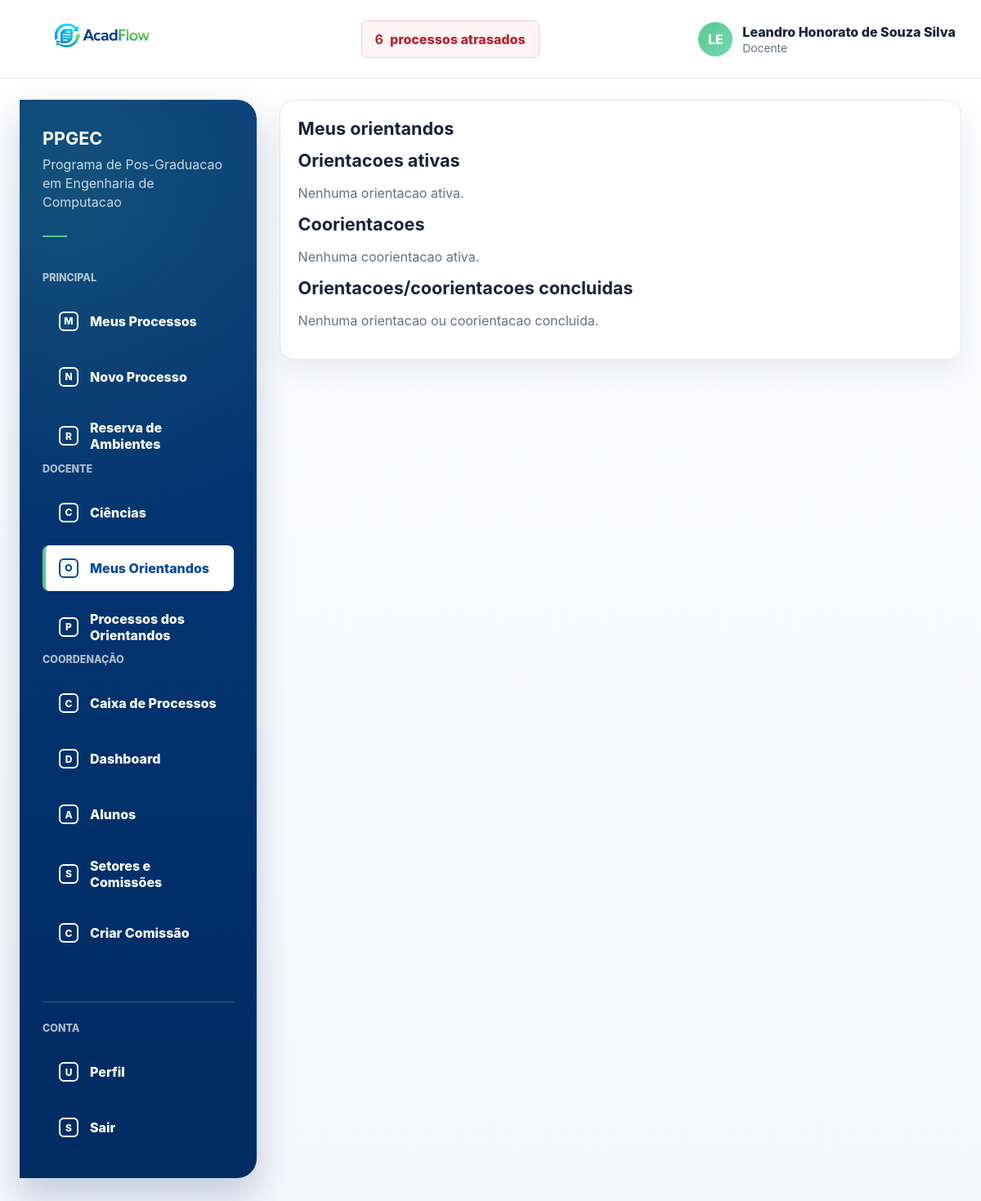
/menu/meus-orientandos/ (signed in), run on an earlier commit of the app's database.
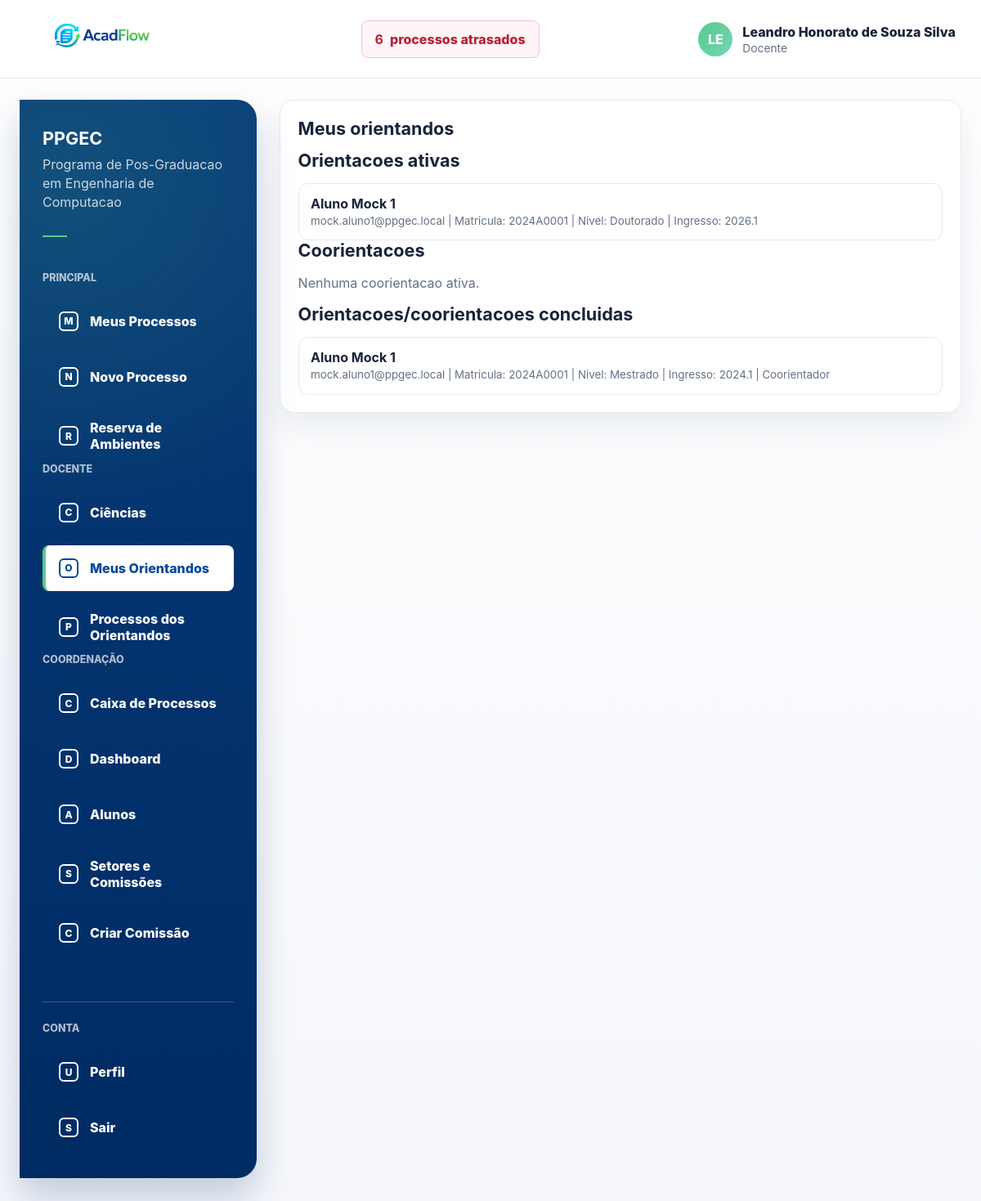
And on a later commit of the database.
### processos/models.py (models this page shows, shortened)
class TrajetoriaAcademica(models.Model):
    class Status(models.TextChoices):
        ATIVA = "ATIVA", "Ativa"
        CONCLUIDA = "CONCLUIDA", "Concluida"
        DESLIGADA = "DESLIGADA", "Desligada"
        TRANCADA = "TRANCADA", "Trancado"
    aluno = models.ForeignKey(Aluno, on_delete=models.CASCADE, related_name="trajetorias")
    nivel_curso = models.CharField(max_length=10, choices=Aluno.NivelCurso.choices)
    status = models.CharField(max_length=15, choices=Status.choices, default=Status.ATIVA)
    ingresso = models.CharField(max_length=6, validators=[Aluno.semestre_validator])
    prazo_qualificacao = models.CharField(max_length=6, blank=True, validators=[Aluno.semestre_validator])
    prazo_defesa = models.CharField(max_length=6, blank=True, validators=[Aluno.semestre_validator])
    orientador = models.ForeignKey(
        settings.AUTH_USER_MODEL,
        on_delete=models.SET_NULL,
        null=True,
        blank=True,
        related_name="trajetorias_orientadas",
        limit_choices_to={"tipo_usuario": User.TipoUsuario.DOCENTE},
    )
    coorientador = models.ForeignKey(
        settings.AUTH_USER_MODEL,
        on_delete=models.SET_NULL,
        null=True,
        blank=True,
        related_name="trajetorias_coorientadas",
        limit_choices_to={"tipo_usuario": User.TipoUsuario.DOCENTE},
    )
    coorientador_externo_nome = models.CharField(max_length=255, blank=True)
    coorientador_externo_email = models.EmailField(blank=True)
    coorientador_externo_instituicao = models.CharField(max_length=255, blank=True)
    isQualificado = models.BooleanField(default=False)
    numero_defesa = models.CharField(max_length=80, blank=True)
    data_defesa = models.DateField(null=True, blank=True)
    deposito_versao_final = models.BooleanField(default=False)
    reingressante = models.BooleanField(default=False)
    criado_em = models.DateTimeField(auto_now_add=True)
    atualizado_em = models.DateTimeField(auto_now=True)
    class Meta:
        ordering = ["-criado_em"]

class User(AbstractUser):
    class TipoUsuario(models.TextChoices):
        ALUNO = "ALUNO", "Aluno"
        DOCENTE = "DOCENTE", "Docente"
        SERVIDOR = "SERVIDOR", "Servidor"
    username = None
    first_name = None
    last_name = None
    nome = models.CharField(max_length=255)
    email = models.EmailField(unique=True)
    polo_atuacao = models.ForeignKey(
        "Polo",
        on_delete=models.SET_NULL,
        null=True,
        blank=True,
        related_name="servidores",
    )
    tipo_usuario = models.CharField(
        max_length=20,
        choices=TipoUsuario.choices,
        default=TipoUsuario.SERVIDOR,
    )
    USERNAME_FIELD = "email"
    REQUIRED_FIELDS = ["nome"]
    objects = UserManager()
    class Meta:
        ordering = ["nome", "email"]

class Aluno(User):
    class NivelCurso(models.TextChoices):
        MESTRADO = "MESTRADO", "Mestrado"
        DOUTORADO = "DOUTORADO", "Doutorado"
    class StatusAluno(models.TextChoices):
        ATIVO = "ATIVO", "Ativo"
        DESLIGADO = "DESLIGADO", "Desligado"
        DEFENDEU = "DEFENDEU", "Defendeu"
    semestre_validator = RegexValidator(
        regex=r"^\d{4}\.[12]$",
        message="Informe no formato YYYY.1 ou YYYY.2.",
    )
    status_aluno = models.CharField(
        max_length=12,
        choices=StatusAluno.choices,
        default=StatusAluno.ATIVO,
    )
    matricula = models.CharField(max_length=50, blank=True)
    class Meta:
        verbose_name = "Aluno"
        verbose_name_plural = "Alunos"

### processos/views.py (the view)
# urls.py: path("menu/meus-orientandos/", menu_meus_orientandos_view, name="menu_meus_orientandos"),
@login_required
def menu_meus_orientandos_view(request):
    if request.user.tipo_usuario != User.TipoUsuario.DOCENTE:
        raise PermissionDenied("Acesso restrito a docentes.")
    orientacoes_ativas = TrajetoriaAcademica.objects.select_related("aluno", "orientador").filter(
        orientador=request.user,
        status=TrajetoriaAcademica.Status.ATIVA,
    ).order_by("aluno__nome")
    coorientacoes_ativas = TrajetoriaAcademica.objects.select_related("aluno", "orientador").filter(
        coorientador=request.user,
        status=TrajetoriaAcademica.Status.ATIVA,
    ).order_by("aluno__nome")
    vinculos_concluidos = (
        TrajetoriaAcademica.objects.select_related("aluno", "orientador", "coorientador")
        .filter(status=TrajetoriaAcademica.Status.CONCLUIDA)
        .filter(Q(orientador=request.user) | Q(coorientador=request.user))
        .order_by("aluno__nome")
    )
    return render(
        request,
        "processos/menu_meus_orientandos.html",
        {
            "orientacoes_ativas": orientacoes_ativas,
            "coorientacoes_ativas": coorientacoes_ativas,
            "vinculos_concluidos": vinculos_concluidos,
            "is_coordenador": _is_coordenador(request.user),
            "has_gestao_access": _has_gestao_access(request.user),
            "can_view_dashboard": _can_view_dashboard(request.user),
            "can_view_processos": _can_view_processos(request.user),
            "can_view_caixa": _can_view_caixa(request.user),
            "show_side_menu": True,
            "side_menu_title": "Menu",
            "side_menu_items": _menu_lateral_home(request.user),
        },
    )

### processos/context_processors.py (called while the page is built)
def processos_atrasados(request):
    if not request.user.is_authenticated:
        return {}
    return {
        "processos_atrasados_count": processos_atrasados_queryset(request.user).count(),
        "processos_atrasados_url": processos_atrasados_url(request.user),
    }

def _is_docente(user):
    return user.is_authenticated and user.tipo_usuario == User.TipoUsuario.DOCENTE

def _is_servidor(user):
    return user.is_authenticated and user.tipo_usuario == User.TipoUsuario.SERVIDOR

def _is_coordenador(user):
    if not _is_docente(user):
        return False
    try:
        return bool(user.docente.coordenador)
    except Docente.DoesNotExist:
        return False

def _has_gestao_access(user):
    return _is_coordenador(user) or _is_servidor(user)

def _can_view_processos(user):
    return _is_coordenador(user) or _is_servidor(user)

def _can_view_caixa(user):
    return (
        _is_servidor(user)
        or SetorMembro.objects.filter(usuario=user, data_saida__isnull=True, setor__ativo=True).exists()
    )

def _has_setor_membership(user):
    return SetorMembro.objects.filter(usuario=user, data_saida__isnull=True, setor__ativo=True).exists()

### templates/processos/menu_meus_orientandos.html (shortened to what this page needs)
{% extends "base.html" %}
{% block content %}
<section class="card">
    <h1 class="section-title">Meus orientandos</h1>
    <h2 class="section-title">Orientacoes ativas</h2>
    {% if orientacoes_ativas %}
        <ul class="list">
            {% for trajetoria in orientacoes_ativas %}
                <li>
                    <strong>{{ trajetoria.aluno.nome }}</strong><br>
                    <small class="muted">
                        {{ trajetoria.aluno.email }}
                        {% if trajetoria.aluno.matricula %} | Matricula: {{ trajetoria.aluno.matricula }}{% endif %}
                        | Nivel: {{ trajetoria.get_nivel_curso_display }}
                        | Ingresso: {{ trajetoria.ingresso }}
                    </small>
                </li>
            {% endfor %}
        </ul>
    {% else %}
        <p class="muted">Nenhuma orientacao ativa.</p>
    {% endif %}
    <h2 class="section-title">Coorientacoes</h2>
    {% if coorientacoes_ativas %}
        <ul class="list">
            {% for trajetoria in coorientacoes_ativas %}
                <li>
                    <strong>{{ trajetoria.aluno.nome }}</strong><br>
                    <small class="muted">
                        {{ trajetoria.aluno.email }}
                        {% if trajetoria.aluno.matricula %} | Matricula: {{ trajetoria.aluno.matricula }}{% endif %}
                        | Nivel: {{ trajetoria.get_nivel_curso_display }}
                        | Ingresso: {{ trajetoria.ingresso }}
                        | Coorientador
                        {% if trajetoria.orientador %} | Orientador: {{ trajetoria.orientador.nome }}{% endif %}
                    </small>
                </li>
            {% endfor %}
        </ul>
    {% else %}
        <p class="muted">Nenhuma coorientacao ativa.</p>
    {% endif %}
    <h2 class="section-title">Orientacoes/coorientacoes concluidas</h2>
    {% if vinculos_concluidos %}
        <ul class="list">
            {% for trajetoria in vinculos_concluidos %}
                <li>
                    <strong>{{ trajetoria.aluno.nome }}</strong><br>
                    <small class="muted">
                        {{ trajetoria.aluno.email }}
                        {% if trajetoria.aluno.matricula %} | Matricula: {{ trajetoria.aluno.matricula }}{% endif %}
                        | Nivel: {{ trajetoria.get_nivel_curso_display }}
                        | Ingresso: {{ trajetoria.ingresso }}
                        |
                        {% if trajetoria.orientador_id == user.id and trajetoria.coorientador_id == user.id %}
                            Orientador e coorientador
                        {% elif trajetoria.orientador_id == user.id %}
                            Orientador
                        {% elif trajetoria.coorientador_id == user.id %}
                            Coorientador
                        {% endif %}
                    </small>
                </li>
            {% endfor %}
        </ul>
    {% else %}
        <p class="muted">Nenhuma orientacao ou coorientacao concluida.</p>
    {% endif %}
</section>
{% endblock %}

### templates/base.html (shortened to what this page needs)
{% load static %}
<!doctype html>
<html lang="pt-BR">
<head>
    <link rel="stylesheet" href="{% static 'css/app.css' %}">
</head>
<body>
<div class="app-shell">
    {% if user.is_authenticated %}
        <header class="topbar">
            <div class="container topbar-content">
                <a class="brand" href="{% url 'home' %}" aria-label="AcadFlow">
                    <img class="brand-logo" src="{% static 'img/acadflow-logo.png' %}" alt="AcadFlow">
                </a>
                <a class="overdue-link" href="{{ processos_atrasados_url }}">
                    <strong>{{ processos_atrasados_count|default:0 }}</strong>
                    <span>processos atrasados</span>
                </a>
                <details class="user-menu">
                    <summary class="user-chip">
                        <span class="avatar" aria-hidden="true">{{ user.nome|default:user.email|slice:":2"|upper }}</span>
                        <span class="user-meta">
                            <span class="user-name">{{ user.nome }}</span>
                            <span class="user-role">{{ user.get_tipo_usuario_display }}</span>
                        </span>
                    </summary>
                </details>
            </div>
        </header>
    {% endif %}
    <main class="main-area">
        <div class="container">
            {% if user.is_authenticated %}
                <div class="layout">
                    <aside class="sidebar" aria-label="Menu principal">
                        <div class="sidebar-program">
                            <strong>PPGEC</strong>
                            <span>Programa de Pos-Graduacao em Engenharia de Computacao</span>
                            <span class="sidebar-rule"></span>
                        </div>
                        {% for section in nav_menu_sections %}
                            <p class="sidebar-label">{{ section.label }}</p>
                            <ul class="side-menu">
                                {% for item in section.items %}
                                    <li>
                                        <a class="{% if request.resolver_match.url_name in item.url_names %}is-active{% endif %}" href="{{ item.href }}">
                                            <span class="side-icon">{{ item.icon }}</span>
                                            {{ item.label }}
                                        </a>
                                    </li>
                                {% endfor %}
                            </ul>
                        {% endfor %}
                        <div class="sidebar-footer">
                            <p class="sidebar-label">Conta</p>
                            <ul class="side-menu">
                                <li>
                                    <a class="{% if request.resolver_match.url_name == 'me' %}is-active{% endif %}" href="{% url 'me' %}">
                                        <span class="side-icon">U</span>
                                        Perfil
                                    </a>
                                </li>
                                <li>
                                    <form method="post" action="{% url 'logout' %}" class="side-form">
                                        <button type="submit">
                                            <span class="side-icon">S</span>
                                            Sair
                                        </button>
                                    </form>
                                </li>
                            </ul>
                        </div>
                    </aside>
                    <section class="content-area">
            {% endif %}
            {% block content %}{% endblock %}
            {% if user.is_authenticated %}
                    </section>
                </div>
            {% endif %}
        </div>
    </main>
</div>
</body>
</html>

What changed in the data, as far as the page shows it:
added TrajetoriaAcademica: aluno.nome "Aluno Mock 1", aluno.email "mock.aluno1@ppgec.local", aluno.matricula "2024A0001", nivel_curso "Doutorado", ingresso "2026.1", shown under "Orientacoes ativas"
added TrajetoriaAcademica: aluno.nome "Aluno Mock 1", aluno.email "mock.aluno1@ppgec.local", aluno.matricula "2024A0001", nivel_curso "Mestrado", ingresso "2024.1", shows "Coorientador", shown under "Orientacoes/coorientacoes concluidas"
Also different on the page:
text no longer shown: "Nenhuma orientacao ativa. Nenhuma orientacao ou coorientacao concluida."
